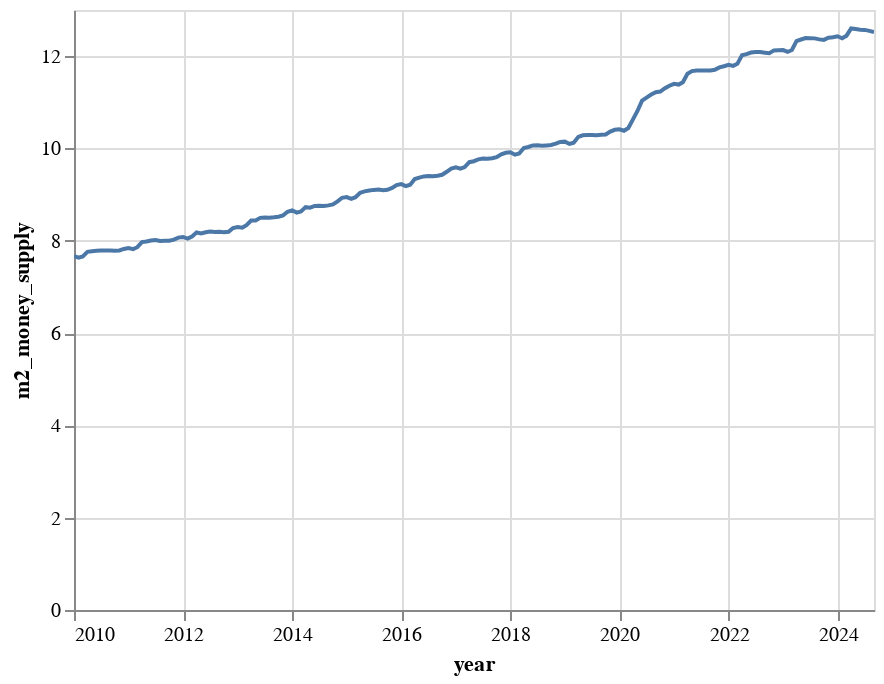

The cell this chart's notebook holds for it:
### Code cell
m2_chart = (
    (m2_out.plot.line(
        x="year", 
        y=alt.Y("m2_money_supply", scale=alt.Scale(zero=True))
                      )
    )
        .properties(width=400)
        .configure_scale(zero=False)
)

m2_chart

### Figure 1 — Vega-Lite specification as saved in the notebook (floating-point values rounded to 4 significant figures; data arrays with more than 128 entries replaced by an {"elided": "..."} marker saying what was removed)
{"config": {"view": {"continuousWidth": 300, "continuousHeight": 300}, "scale": {"zero": false}}, "data": {"name": "data-688e3f517ee2fb2748089c50b67f6bad"}, "mark": {"type": "line", "tooltip": true}, "encoding": {"x": {"field": "year", "type": "temporal"}, "y": {"field": "m2_money_supply", "scale": {"zero": true}, "type": "quantitative"}}, "params": [{"name": "param_4", "select": {"type": "interval", "encodings": ["x", "y"]}, "bind": "scales"}], "width": 400, "$schema": "https://vega.github.io/schema/vega-lite/v5.20.1.json", "datasets": {"data-688e3f517ee2fb2748089c50b67f6bad": {"elided": "177 records"}}}
